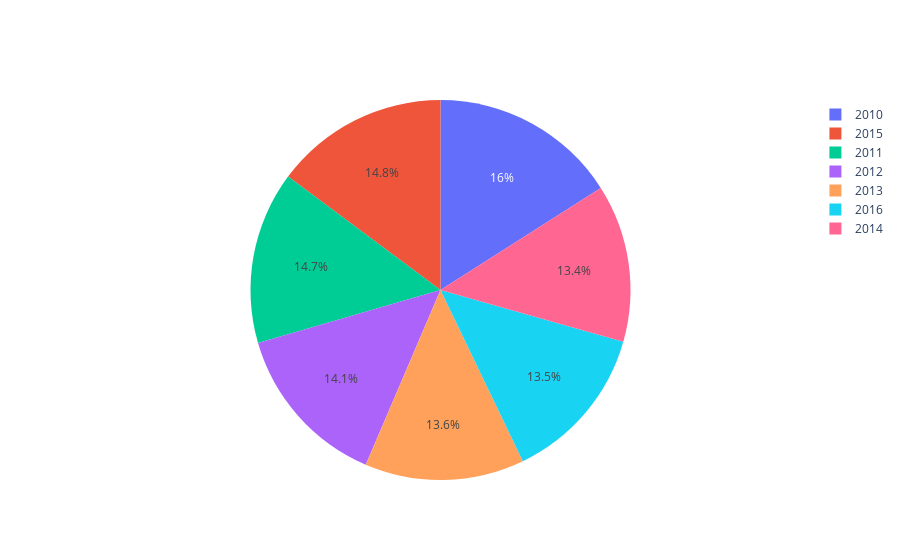

Notebook code for this chart:
### Code cell
iplot([Pie(labels=list(year_to_crimes_sum.keys()), values=list(year_to_crimes_sum.values()))],
      filename="jupyter-basic_bar")

### Figure 1 — Plotly figure (JSON) as saved in the notebook; plotly's stock layout.template omitted (floating-point values rounded to 4 significant figures)
{"data": [{"labels": [2010, 2011, 2012, 2013, 2014, 2015, 2016], "type": "pie", "values": [150093, 137934, 132166, 127492, 126166, 139278, 126551]}], "layout": {}}
